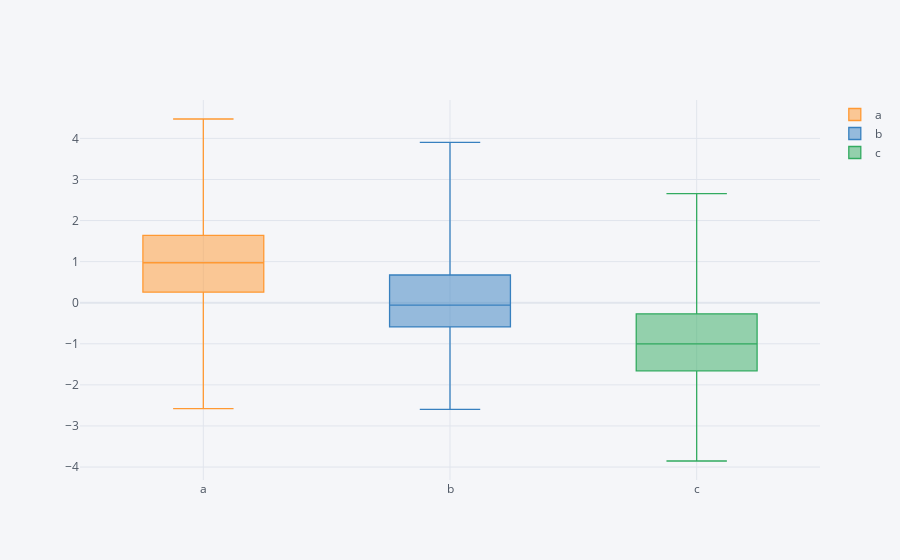

The code cell stored with this chart in its notebook:
### Code cell
fig = df.iplot(asFigure=True, kind="box")
pyo.plot(fig,filename='boxplot.html')
fig.show()

### Figure 1 — Plotly figure (JSON) as saved in the notebook; plotly's stock layout.template omitted (floating-point values rounded to 4 significant figures; data arrays with more than 128 entries replaced by an {"elided": "..."} marker saying what was removed)
{"data": [{"boxpoints": false, "line": {"width": 1.3}, "marker": {"color": "rgba(255, 153, 51, 1.0)"}, "name": "a", "orientation": "v", "type": "box", "y": {"elided": "500 float values"}}, {"boxpoints": false, "line": {"width": 1.3}, "marker": {"color": "rgba(55, 128, 191, 1.0)"}, "name": "b", "orientation": "v", "type": "box", "y": {"elided": "500 float values"}}, {"boxpoints": false, "line": {"width": 1.3}, "marker": {"color": "rgba(50, 171, 96, 1.0)"}, "name": "c", "orientation": "v", "type": "box", "y": {"elided": "500 float values"}}], "layout": {"legend": {"bgcolor": "#F5F6F9", "font": {"color": "#4D5663"}}, "paper_bgcolor": "#F5F6F9", "plot_bgcolor": "#F5F6F9", "title": {"font": {"color": "#4D5663"}}, "xaxis": {"gridcolor": "#E1E5ED", "showgrid": true, "tickfont": {"color": "#4D5663"}, "title": {"font": {"color": "#4D5663"}, "text": ""}, "zerolinecolor": "#E1E5ED"}, "yaxis": {"gridcolor": "#E1E5ED", "showgrid": true, "tickfont": {"color": "#4D5663"}, "title": {"font": {"color": "#4D5663"}, "text": ""}, "zerolinecolor": "#E1E5ED"}}}
